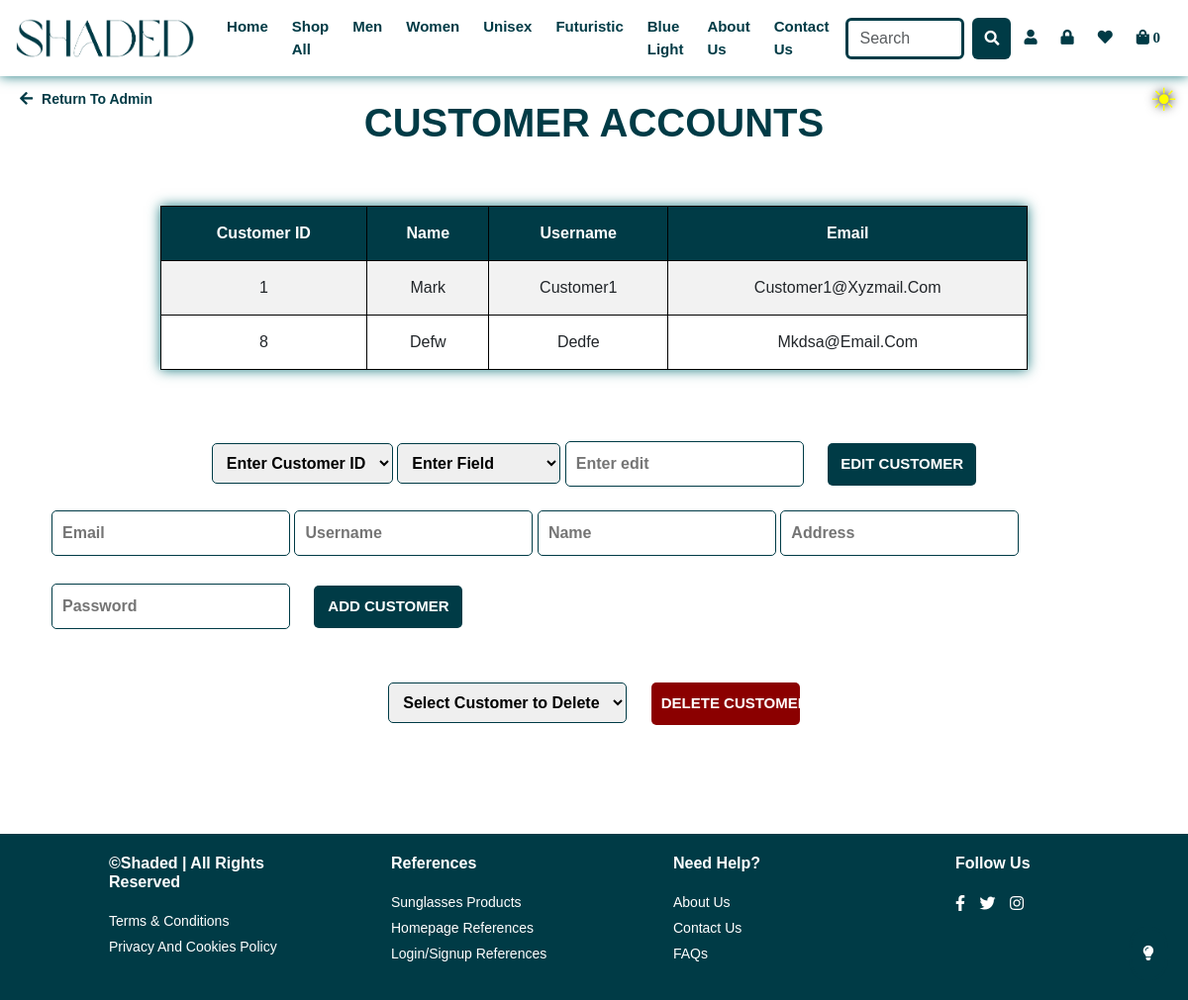
Screenshot of /customerAccounts.php with the database file from the repository.
### tables this page shows
CREATE TABLE `customerdetails` (
  `user_id` int(11) DEFAULT NULL,
  `customer_id` int(11) NOT NULL,
  `name` varchar(100) NOT NULL,
  `default_address` varchar(200) DEFAULT NULL
);

CREATE TABLE `logindetails` (
  `user_id` int(11) NOT NULL,
  `authorization_level` enum('admin','customer') NOT NULL,
  `username` varchar(50) NOT NULL,
  `password` varchar(200) NOT NULL,
  `email` varchar(200) DEFAULT NULL
);

### customerAccounts.php (the view, shortened to what this page needs)
<?php
require_once('connectdb.php');
$itemIDs = $db->prepare('SELECT b.product_id, p.product_name, p.price, b.quantity, p.colour
                        FROM basket b
                        JOIN productdetails p ON b.product_id = p.product_id
                        WHERE b.customer_id = ?');
$itemIDs->bindParam(1, $customerid);
$itemIDs->execute();
$items = $itemIDs->fetchAll(PDO::FETCH_ASSOC);
$itemsCount = count($items);
?>
<!DOCTYPE html>
<html lang="en">
    <head>
        <link rel="stylesheet" href="https://cdnjs.cloudflare.com/ajax/libs/font-awesome/5.15.3/css/all.min.css">
        <link href="https://cdn.jsdelivr.net/npm/bootstrap@5.3.2/dist/css/bootstrap.min.css" rel="stylesheet"
>
    </head>
    <body>
    <header>
    <a href="admin.php" class="return-link"><i class="fas fa-arrow-left"></i> Return to Admin</a>
        <nav class="navbar navbar-expand-sm w-100">
            <div class="container-fluid">
                <a href="homepage.php" class="navbar-brand logo">
                    <img src="images/Logo.png" alt="Shaded Logo">
                </a>
                <div class="collapse navbar-collapse" id="navbarMenuItems">
                    <ul class="navbar-nav mb-2 mb-lg-0 mx-auto">
                    <li class="nav-item">
                            <a class="nav-link" href="homepage.php">Home</a>
                        </li>
                    <li class="nav-item">
                            <a class="nav-link" href="shopping.php">Shop All</a>
                        </li>
                        <li class="nav-item">
                            <a class="nav-link"  onclick="filterCategory('male')">Men</a>
                        </li>
                        <li class="nav-item">
                            <a class="nav-link"  onclick="filterCategory('female')">Women</a>
                        </li>
                        <li class="nav-item">
                            <a class="nav-link"  onclick="filterCategory('unisex')">Unisex</a>
                        </li>
                        <li class="nav-item">
                            <a class="nav-link"  onclick="filterCategory('futuristic')">Futuristic</a>
                        </li>
                        <li class="nav-item">
                            <a class="nav-link"  onclick="filterCategory('blue_light')">Blue Light</a>
                        </li>
                        <li class="nav-item">
                            <a class="nav-link" href="aboutUs.php">About Us</a>
                        </li>
                        <li class="nav-item">
                            <a class="nav-link" href="Contactus.php">Contact Us</a>
                        </li>
                    </ul>
                    <form class="d-flex" role="search" method="POST" action="shopping.php">
                        <input class="form-control me-2 search-box" type="search" placeholder="Search" aria-label="Search" id="mySearchInput" name="searchFilter">
                        <button class="btn btn-outline-bg search-btn" type="submit">
                            <i class="fas fa-search search-icon"></i>
                        </button>
                    </form>
                    <ul class="navbar-nav mw-auto mb-2 mb-lg-0">
                        <li class="nav-item dropdown">
                            <a class="nav-link dropdown-toggle" href="#" role="button" data-bs-toggle="dropdown" aria-expanded="false">
                                <i class="fas fa-user"></i>
                            </a>
                        </li>
                        <li class="nav-item dropdown">
                            <a class="nav-link dropdown-toggle" href="#" role="button" data-bs-toggle="dropdown" aria-expanded="false">
                                <i class="fas fa-lock"></i>
                            </a>
                        </li>
                        <li class="nav-item">
                            <a class="nav-link" href="wishlist.php">
                                <i class="fas fa-heart"></i>
                            </a>
                        </li>
                        <li class="nav-item dropdown">
    <a class="nav-link dropdown-toggle" href="#" id="shopping-bag-icon">
        <i class="fas fa-shopping-bag"> <?= $itemsCount ?></i>
    </a>
</li>
                </div>
            </div>
        </nav>
    </header>
    <div id="dark-mode-toggle">
        <a class="nav-link" href="#">
            <i class="fas fa-lightbulb"></i>
        </a>
    </div>
    <main>
    <div id="sun-icon">&#9728;</div>
    <div class="main-content">
            <h2>CUSTOMER ACCOUNTS</h2>
            <div class="container">
            <div class="table-container">
            <table>
        <tr>
        <th>Customer ID</th>
        <th>Name</th>
        <th>Username</th>
        <th>Email</th>
        </tr>
<?php
$fulltable=$db->prepare("SELECT customer_id, name FROM customerdetails WHERE name IS NOT NULL;");
$fulltable->execute();
while($row = $fulltable->fetch()){
    $userp=$db->prepare("
    SELECT c.customer_id,c.name,c.default_address,l.username AS username, l.email AS email, l.password AS password
    FROM customerdetails c
    JOIN logindetails l ON c.user_id=l.user_id
    WHERE customer_id={$row["customer_id"]};
    ");
    $userp->execute();
    $userd=$userp->fetch();
    echo("<tr><td>".$row["customer_id"]."</td><td>".$row["name"]."</td><td>".$userd["username"]."</td><td>".$userd["email"]);
}
?>
</table>
            </div>
<br>
<div class="form-container">
<form name="edit-input" method="post" action="customerAccounts.php" >
    <select id="cid" name="cid">
    <option value="default">Enter Customer ID</option>
    </select>
    <select id="edit-field" name="edit-field">
        <option value="default">Enter Field</option>
    </select>
    <input type="text" id="edit-input" name="edit-input" placeholder="Enter edit">
    <div class="button">
    <input type="submit" value="EDIT CUSTOMER" name="sub" class="btn-edit">
    </div>
</form>
</div>
<br>
<div class="form-container">
<form name="new-input" method="post" action="customerAccounts.php" >
<input type="text" name="inputEmail" placeholder="Email">
<input type="text" name="Username" placeholder="Username">
<input type="text" name="Name" placeholder="Name">
<input type="text" name="Address" placeholder="Address">
<input type="text" name="inputPassword" placeholder="Password">
    <div class="button">
    <input type="submit" value="ADD CUSTOMER" name="new-sub" class="btn-new">
    </div>
</form>
</div>
<br>
<div class="form-container">
<form id="delete-input" method="post" action="customerAccounts.php">
        <select id="cid" name="cid">
          <option value="default">Select Customer to Delete</option>
        </select>
        <div class="button">
        <input type="submit" value="DELETE CUSTOMER" name="del-sub" class="btn-del">
        </div>
</form>
</div>
            </div>
            </div>
    </main>
    <footer class="footer">
     <div class="container">
     <div class="row">
     <div class="footer-col">
             <h4>&copyShaded | All Rights Reserved</h4>
             <ul>
             <li><a href="TermsandConditions.php">Terms & Conditions </a></li>
             <li><a href="Policy.php">Privacy and Cookies Policy</a></li>
             </ul>
     </div>
     <div class="footer-col">
            <h4>References</h4>
            <ul>
            <li><a href="References For Products.txt"  target="_blank" >Sunglasses Products</a></li>
            <li><a href="Home & Login Media References.txt" target="_blank" >Homepage References </a></li>
            <li><a href="Home & Login Media References.txt"  target="_blank" >Login/Signup References</a></li>
            </ul>
    </div>
    <div class="footer-col">
            <h4>Need Help?</h4>
            <ul>
                <li><a href="aboutUs.php">About Us</a></li>
                <li><a href="Contactus.php">Contact Us</a></li>
                <li><a href="FAQs.php">FAQs</a></li>
            </ul>
    </div>
    <div class="footer-col">
        <h4>follow us</h4>
        <div class="social-links">
            <a href="https://en-gb.facebook.com/"  target="_blank"><i class="fab fa-facebook-f"></i></a>
            <a href="https://twitter.com/?lang=en-gb"  target="_blank"><i class="fab fa-twitter"></i></a>
            <a href="https://www.instagram.com/" target="_blank" ><i class="fab fa-instagram"></i></a>
        </div>
    </div>
</div>
</div>
        </footer>
</body>
</html>

### customerAccounts.php (style rules this page uses)
.logo img { max-width: 100%; max-height: 50px; margin-left: auto; }
.fas { font-size: 15px; }
#sun-icon { position: fixed; top: 100px; right: 10px; font-size: 32px; color: yellow; text-shadow: 0 0 10px black; z-index: 900; transition: top 0.1s ease, color 0.2s linear; }
#dark-mode-toggle { position: fixed; bottom: 20px; right: 20px; background-color: #003b46; border: 3px solid #003b46; border-radius: 40%; padding: 12px; z-index: 1000; }
#dark-mode-toggle .fas { color: #ffffff; }
.return-link { position: absolute; top: 90px; left: 20px; font-size: 14px; font-weight: bold; color: #003b46; text-decoration: none; z-index: 1000; }
.return-link i { margin-right: 5px; }
main { margin-top: 90px; }
.main-content { position: relative; max-width: 100%; overflow: hidden; padding: 10px; margin-left: 30px; margin-right: 30px; margin-bottom: 100px; }
.main-content h2 { color: #003B46; font-weight: bold; text-align: center; font-size: 40px; margin-bottom: 60px; }
.table-container { display: flex; justify-content: center; align-items: center; height: 100%; margin-top: 20px; }
table { width: 80%; margin-bottom: 20px; box-shadow: 0 0 12px #1c7a7f }
th, td { border: 1px solid #000; padding: 15px; }
th { background-color: #003B46; color: #fff; text-align: center; }
td { text-align: center; }
tr:nth-child(even) { background-color: #f2f2f2; }
.form-container { display: flex; justify-content: center; align-items: center; height: 100%; }
form select, form input[type="text"], form input[type="submit"] { padding: 10px; width: auto; border: 1px solid #003B46; border-radius: 5px; font-weight: bold; }
form input[type="submit"] { background-color: #003B46; color: #fff; cursor: pointer; transition: background-color 0.3s ease; }
.button { display: inline-flex; justify-content: center; align-items: center; margin-top: 20px; height: 100%; margin-left: 20px; }
.btn-edit, .btn-new { background-color: #003B46; color: #fff; padding: 10px !important; margin-top: 10px; border: none !important; border-radius: 5px; cursor: pointer; width: 150px !important; font-size: 15px; transition: background-color 0.3s ease; font-weight: bold; }
.btn-del { color: #fff; padding: 10px !important; margin-top: 10px; border: none !important; border-radius: 5px; cursor: pointer; width: 150px !important; font-size: 15px; transition: background-color 0.3s ease; font-weight: bold; background-color: darkred !important; }
.footer { background-color: #003B46; color: #fff; padding: 20px 0; bottom: 0; width: 100%; position: relative; }
.footer-col { width: 25%; padding: 0 15px; padding-left: 80px; }
.footer-col h4 { font-size: 16px; font-weight: bold; margin-bottom: 20px; }
.footer-col ul { list-style-type: none; padding: 0; }
.footer-col ul li { margin-bottom: 5px; font-size: 14px; }
.footer-col ul li a { color: #fff; text-decoration: none; }
.social-links a { display: inline-block; margin-right: 10px; color: #fff; font-size:16px; }

### rows the page displays
customerdetails: customer_id "1", name "Mark", user.username "Customer1", user.email "Customer1@xyzmail.com"
customerdetails: customer_id "8", name "Defw", user.username "Dedfe", user.email "Mkdsa@email.com"

### other values shown
$itemsCount "0"
